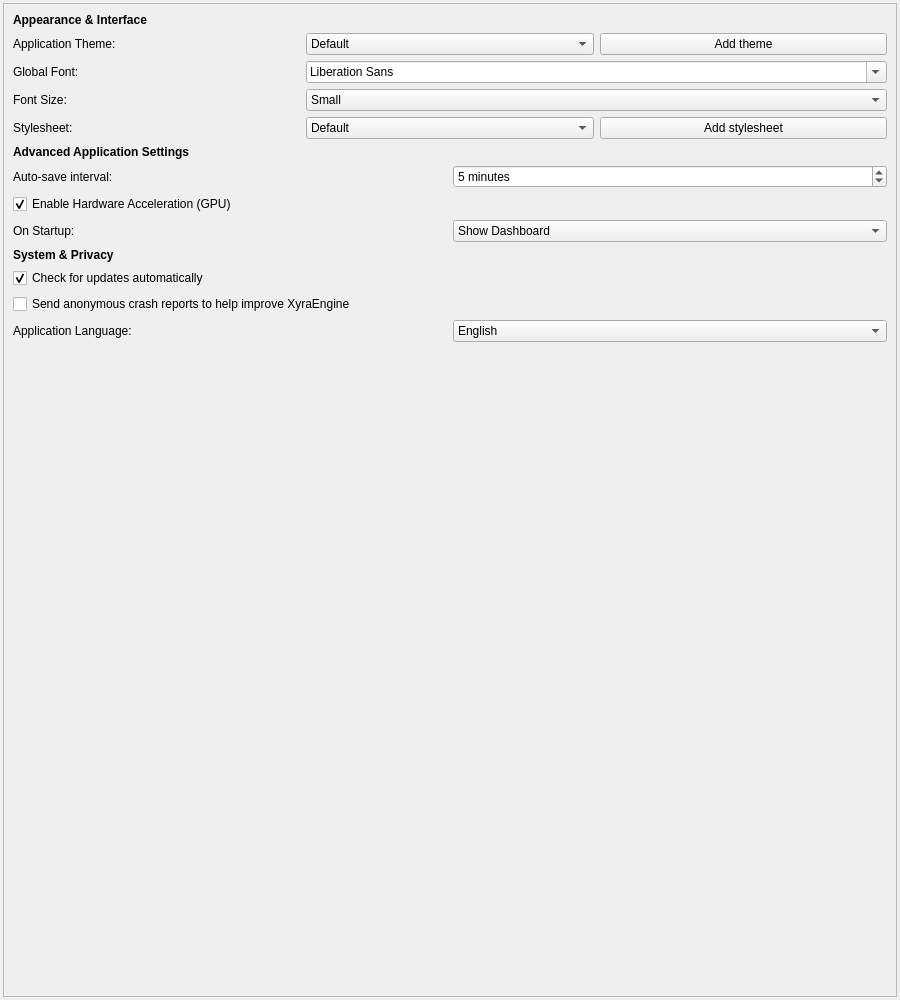
<?xml version="1.0" encoding="UTF-8"?>
<ui version="4.0">
 <class>GeneralPage</class>
 <widget class="QWidget" name="GeneralPage">
  <property name="geometry">
   <rect>
    <x>0</x>
    <y>0</y>
    <width>900</width>
    <height>1000</height>
   </rect>
  </property>
  <property name="windowTitle">
   <string>XyraEngine - General Settings</string>
  </property>
  <layout class="QVBoxLayout" name="lyt_main">
   <property name="spacing">
    <number>3</number>
   </property>
   <property name="leftMargin">
    <number>3</number>
   </property>
   <property name="topMargin">
    <number>3</number>
   </property>
   <property name="rightMargin">
    <number>3</number>
   </property>
   <property name="bottomMargin">
    <number>3</number>
   </property>
   <item>
    <widget class="QScrollArea" name="sa_general">
     <property name="horizontalScrollBarPolicy">
      <enum>Qt::ScrollBarAlwaysOff</enum>
     </property>
     <property name="widgetResizable">
      <bool>true</bool>
     </property>
     <widget class="QWidget" name="sa_content">
      <property name="geometry">
       <rect>
        <x>0</x>
        <y>0</y>
        <width>892</width>
        <height>992</height>
       </rect>
      </property>
      <layout class="QVBoxLayout" name="lyt_scroll">
       <item>
        <widget class="QLabel" name="lbl_appearance_header">
         <property name="font">
          <font>
           <bold>true</bold>
          </font>
         </property>
         <property name="text">
          <string>Appearance &amp; Interface</string>
         </property>
        </widget>
       </item>
       <item>
        <layout class="QGridLayout" name="lyt_appearance" columnminimumwidth="0,0,0">
         <item row="0" column="1">
          <widget class="QComboBox" name="cb_gen_theme">
           <item>
            <property name="text">
             <string>Default</string>
            </property>
           </item>
           <item>
            <property name="text">
             <string>Dark</string>
            </property>
           </item>
           <item>
            <property name="text">
             <string>Light</string>
            </property>
           </item>
          </widget>
         </item>
         <item row="1" column="0">
          <widget class="QLabel" name="lbl_gen_font">
           <property name="text">
            <string>Global Font:</string>
           </property>
          </widget>
         </item>
         <item row="2" column="1" colspan="2">
          <widget class="QComboBox" name="cb_gen_font_size">
           <item>
            <property name="text">
             <string>Small</string>
            </property>
           </item>
           <item>
            <property name="text">
             <string>Medium (recommended)</string>
            </property>
           </item>
           <item>
            <property name="text">
             <string>Large</string>
            </property>
           </item>
          </widget>
         </item>
         <item row="0" column="2">
          <widget class="QPushButton" name="btn_gen_theme">
           <property name="text">
            <string>Add theme</string>
           </property>
          </widget>
         </item>
         <item row="2" column="0">
          <widget class="QLabel" name="lbl_gen_font_size">
           <property name="text">
            <string>Font Size:</string>
           </property>
          </widget>
         </item>
         <item row="0" column="0">
          <widget class="QLabel" name="lbl_gen_theme">
           <property name="text">
            <string>Application Theme:</string>
           </property>
          </widget>
         </item>
         <item row="3" column="0">
          <widget class="QLabel" name="lbl_gen_stylesheet">
           <property name="text">
            <string>Stylesheet:</string>
           </property>
          </widget>
         </item>
         <item row="3" column="2">
          <widget class="QPushButton" name="btn_gen_stylesheet">
           <property name="text">
            <string>Add stylesheet</string>
           </property>
          </widget>
         </item>
         <item row="3" column="1">
          <widget class="QComboBox" name="cb_gen_stylesheet">
           <item>
            <property name="text">
             <string>Default</string>
            </property>
           </item>
          </widget>
         </item>
         <item row="1" column="1" colspan="2">
          <widget class="QFontComboBox" name="fcb_gen_font"/>
         </item>
        </layout>
       </item>
       <item>
        <widget class="QLabel" name="lbl_advanced_header">
         <property name="font">
          <font>
           <bold>true</bold>
          </font>
         </property>
         <property name="text">
          <string>Advanced Application Settings</string>
         </property>
        </widget>
       </item>
       <item>
        <layout class="QVBoxLayout" name="lyt_advanced_options">
         <item>
          <layout class="QHBoxLayout" name="lyt_adv_autosave">
           <item>
            <widget class="QLabel" name="lbl_adv_autosave">
             <property name="text">
              <string>Auto-save interval:</string>
             </property>
            </widget>
           </item>
           <item>
            <widget class="QSpinBox" name="sb_adv_autosave_interval">
             <property name="suffix">
              <string> minutes</string>
             </property>
             <property name="minimum">
              <number>1</number>
             </property>
             <property name="maximum">
              <number>60</number>
             </property>
             <property name="value">
              <number>5</number>
             </property>
            </widget>
           </item>
          </layout>
         </item>
         <item>
          <widget class="QCheckBox" name="chk_adv_gpu">
           <property name="text">
            <string>Enable Hardware Acceleration (GPU)</string>
           </property>
           <property name="checked">
            <bool>true</bool>
           </property>
          </widget>
         </item>
         <item>
          <layout class="QHBoxLayout" name="lyt_adv_startup">
           <item>
            <widget class="QLabel" name="lbl_adv_startup">
             <property name="text">
              <string>On Startup:</string>
             </property>
            </widget>
           </item>
           <item>
            <widget class="QComboBox" name="cb_adv_startup">
             <item>
              <property name="text">
               <string>Show Dashboard</string>
              </property>
             </item>
             <item>
              <property name="text">
               <string>Load Last Project</string>
              </property>
             </item>
             <item>
              <property name="text">
               <string>Open Empty Project</string>
              </property>
             </item>
            </widget>
           </item>
          </layout>
         </item>
        </layout>
       </item>
       <item>
        <widget class="QLabel" name="lbl_system_header">
         <property name="font">
          <font>
           <bold>true</bold>
          </font>
         </property>
         <property name="text">
          <string>System &amp; Privacy</string>
         </property>
        </widget>
       </item>
       <item>
        <layout class="QVBoxLayout" name="lyt_system">
         <item>
          <widget class="QCheckBox" name="chk_sys_updates">
           <property name="text">
            <string>Check for updates automatically</string>
           </property>
           <property name="checked">
            <bool>true</bool>
           </property>
          </widget>
         </item>
         <item>
          <widget class="QCheckBox" name="chk_sys_telemetry">
           <property name="text">
            <string>Send anonymous crash reports to help improve XyraEngine</string>
           </property>
          </widget>
         </item>
         <item>
          <layout class="QHBoxLayout" name="lyt_sys_lang">
           <item>
            <widget class="QLabel" name="lbl_sys_lang">
             <property name="text">
              <string>Application Language:</string>
             </property>
            </widget>
           </item>
           <item>
            <widget class="QComboBox" name="cb_sys_lang">
             <item>
              <property name="text">
               <string>English</string>
              </property>
             </item>
             <item>
              <property name="text">
               <string>Czech</string>
              </property>
             </item>
            </widget>
           </item>
          </layout>
         </item>
        </layout>
       </item>
       <item>
        <spacer name="spc_bottom">
         <property name="orientation">
          <enum>Qt::Vertical</enum>
         </property>
         <property name="sizeHint" stdset="0">
          <size>
           <width>20</width>
           <height>40</height>
          </size>
         </property>
        </spacer>
       </item>
      </layout>
     </widget>
    </widget>
   </item>
  </layout>
 </widget>
 <resources/>
 <connections/>
</ui>
